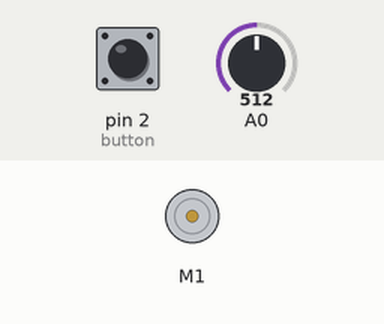
This sketch was run on a simulated Arduino Uno, built with avr-gcc and run on an emulated ATmega328P. On the bench: DC motor (green arrow = forward, orange = backward, longer = faster). Inputs (shaded band) come from the test bench; at power-on: pin 2 (button) LOW, A0 = 512.

Above: at 1.2 s.
1.3 s: pin 2 (button) pulled HIGH for 0.15 s
At 2.5 s:
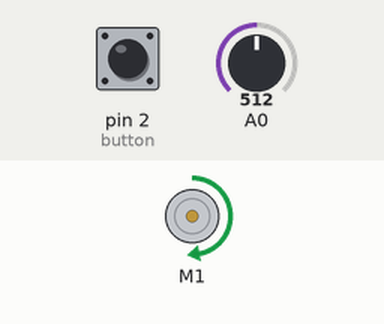
2.9 s: A0 set to 716
At 3.8 s:
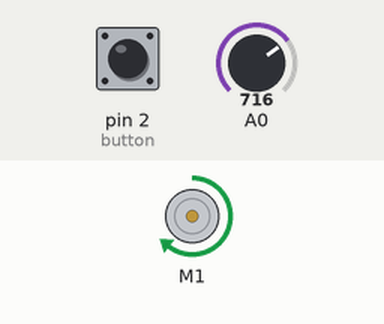
4.4 s: A0 set to 900
At 5.0 s:
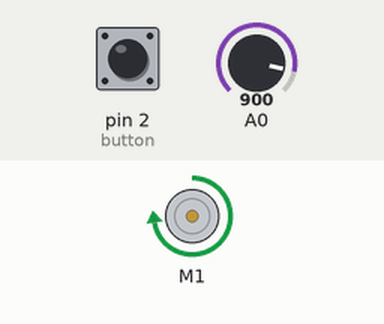
5.9 s: pin 2 (button) pulled HIGH for 1 s
At 8.1 s:
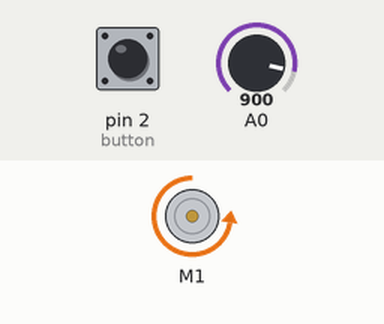
8.4 s: A0 set to 1023
At 9.2 s:
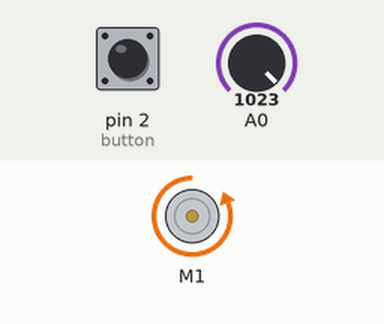
9.9 s: pin 2 (button) pulled HIGH for 0.15 s
At 11.4 s:
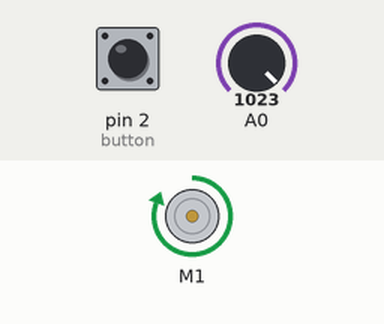
Timing chart, 0 to 12.5 s (numbered marks = the images above; inputs shaded):
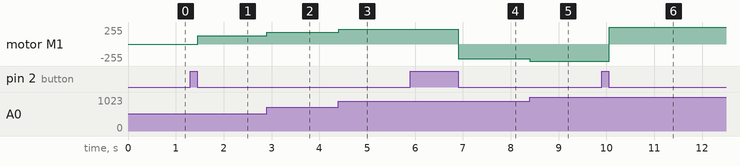

Measured:
- after the input at 1.3 s, motor M1: stopped → forward 127/255 after 0.16 s
- after the input at 2.9 s, motor M1: forward 127/255 → forward 178/255 at once
- after the input at 4.4 s, motor M1: forward 178/255 → forward 224/255 at once
- after the input at 5.9 s, motor M1: forward 224/255 → backward 224/255 after 1.0 s
- after the input at 8.4 s, motor M1: backward 224/255 → backward 255/255 at once
- after the input at 9.9 s, motor M1: backward 255/255 → forward 255/255 after 0.16 s

The sketch:

AdafruitAncientMotorShieldTest.ino
```cpp
#include <AFMotor.h>

#define button 2
int rotDirection = 0;
boolean pressed = false;
AF_DCMotor motor1(1);
void setup() {
}

void loop() {
  int potValue = analogRead(A0);
  int pmwOutput = map(potValue, 0, 1023,0,255);
  motor1.setSpeed(pmwOutput);

  if (digitalRead(button) == true){
    pressed = !pressed;
  }
  while (digitalRead(button) == true){
    delay(20);
  }
  if (pressed == true && rotDirection == 0){
    motor1.run(FORWARD);
    rotDirection = 1;
    delay(20);
  }
    if (pressed == false && rotDirection == 1){
    motor1.run(BACKWARD);
    rotDirection = 0;
    delay(20);
  }
}
```
